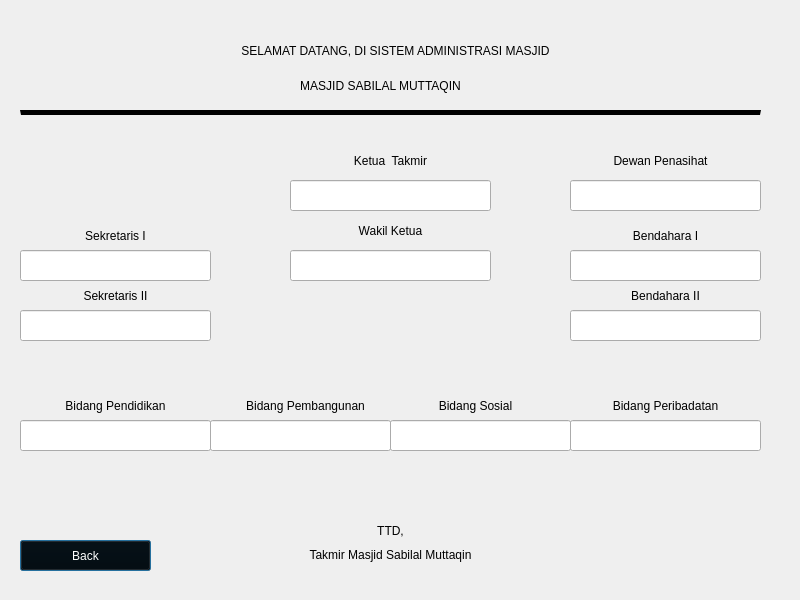
<?xml version="1.0" encoding="UTF-8"?>
<ui version="4.0">
 <class>Dialog</class>
 <widget class="QDialog" name="Dialog">
  <property name="geometry">
   <rect>
    <x>0</x>
    <y>0</y>
    <width>800</width>
    <height>600</height>
   </rect>
  </property>
  <property name="windowTitle">
   <string>Dialog</string>
  </property>
  <widget class="QLabel" name="label_7">
   <property name="geometry">
    <rect>
     <x>570</x>
     <y>280</y>
     <width>191</width>
     <height>31</height>
    </rect>
   </property>
   <property name="styleSheet">
    <string notr="true">font: 75 12pt &quot;MS Shell Dlg 2&quot;;</string>
   </property>
   <property name="text">
    <string>Bendahara II</string>
   </property>
   <property name="alignment">
    <set>Qt::AlignCenter</set>
   </property>
  </widget>
  <widget class="QLineEdit" name="lineEdit_6">
   <property name="geometry">
    <rect>
     <x>570</x>
     <y>310</y>
     <width>191</width>
     <height>31</height>
    </rect>
   </property>
   <property name="text">
    <string/>
   </property>
   <property name="alignment">
    <set>Qt::AlignCenter</set>
   </property>
   <property name="readOnly">
    <bool>true</bool>
   </property>
  </widget>
  <widget class="QLabel" name="Takmir2">
   <property name="geometry">
    <rect>
     <x>250</x>
     <y>539</y>
     <width>281</width>
     <height>31</height>
    </rect>
   </property>
   <property name="styleSheet">
    <string notr="true">font: 14pt &quot;MS Shell Dlg 2&quot;;</string>
   </property>
   <property name="text">
    <string>Takmir Masjid Sabilal Muttaqin</string>
   </property>
   <property name="alignment">
    <set>Qt::AlignCenter</set>
   </property>
  </widget>
  <widget class="QLabel" name="label_13">
   <property name="geometry">
    <rect>
     <x>380</x>
     <y>390</y>
     <width>191</width>
     <height>31</height>
    </rect>
   </property>
   <property name="styleSheet">
    <string notr="true">font: 75 12pt &quot;MS Shell Dlg 2&quot;;</string>
   </property>
   <property name="text">
    <string>Bidang Sosial</string>
   </property>
   <property name="alignment">
    <set>Qt::AlignCenter</set>
   </property>
  </widget>
  <widget class="QPushButton" name="pushButton_2">
   <property name="geometry">
    <rect>
     <x>20</x>
     <y>540</y>
     <width>131</width>
     <height>31</height>
    </rect>
   </property>
   <property name="styleSheet">
    <string notr="true">background-color: rgb(0, 0, 0);
color: rgb(255, 255, 255);
font: 75 12pt &quot;MS Shell Dlg 2&quot;;</string>
   </property>
   <property name="text">
    <string>Back</string>
   </property>
  </widget>
  <widget class="QLabel" name="label_12">
   <property name="geometry">
    <rect>
     <x>20</x>
     <y>390</y>
     <width>191</width>
     <height>31</height>
    </rect>
   </property>
   <property name="styleSheet">
    <string notr="true">font: 75 12pt &quot;MS Shell Dlg 2&quot;;</string>
   </property>
   <property name="text">
    <string>Bidang Pendidikan</string>
   </property>
   <property name="alignment">
    <set>Qt::AlignCenter</set>
   </property>
  </widget>
  <widget class="QLabel" name="label_4">
   <property name="geometry">
    <rect>
     <x>290</x>
     <y>220</y>
     <width>201</width>
     <height>21</height>
    </rect>
   </property>
   <property name="styleSheet">
    <string notr="true">font: 75 12pt &quot;MS Shell Dlg 2&quot;;</string>
   </property>
   <property name="text">
    <string>Wakil Ketua</string>
   </property>
   <property name="alignment">
    <set>Qt::AlignCenter</set>
   </property>
  </widget>
  <widget class="QLineEdit" name="lineEdit_3">
   <property name="geometry">
    <rect>
     <x>20</x>
     <y>310</y>
     <width>191</width>
     <height>31</height>
    </rect>
   </property>
   <property name="text">
    <string/>
   </property>
   <property name="alignment">
    <set>Qt::AlignCenter</set>
   </property>
   <property name="readOnly">
    <bool>true</bool>
   </property>
  </widget>
  <widget class="QLineEdit" name="lineEdit_9">
   <property name="geometry">
    <rect>
     <x>210</x>
     <y>420</y>
     <width>181</width>
     <height>31</height>
    </rect>
   </property>
   <property name="text">
    <string/>
   </property>
   <property name="alignment">
    <set>Qt::AlignCenter</set>
   </property>
   <property name="readOnly">
    <bool>true</bool>
   </property>
  </widget>
  <widget class="QLabel" name="label_5">
   <property name="geometry">
    <rect>
     <x>20</x>
     <y>280</y>
     <width>191</width>
     <height>31</height>
    </rect>
   </property>
   <property name="styleSheet">
    <string notr="true">font: 75 12pt &quot;MS Shell Dlg 2&quot;;</string>
   </property>
   <property name="text">
    <string>Sekretaris II</string>
   </property>
   <property name="alignment">
    <set>Qt::AlignCenter</set>
   </property>
  </widget>
  <widget class="QLabel" name="label_15">
   <property name="geometry">
    <rect>
     <x>570</x>
     <y>390</y>
     <width>191</width>
     <height>31</height>
    </rect>
   </property>
   <property name="styleSheet">
    <string notr="true">font: 75 12pt &quot;MS Shell Dlg 2&quot;;</string>
   </property>
   <property name="text">
    <string>Bidang Peribadatan</string>
   </property>
   <property name="alignment">
    <set>Qt::AlignCenter</set>
   </property>
  </widget>
  <widget class="QLabel" name="Title2">
   <property name="geometry">
    <rect>
     <x>180</x>
     <y>70</y>
     <width>401</width>
     <height>31</height>
    </rect>
   </property>
   <property name="styleSheet">
    <string notr="true">font: 75 14pt &quot;Verdana&quot;;</string>
   </property>
   <property name="text">
    <string>MASJID SABILAL MUTTAQIN</string>
   </property>
   <property name="alignment">
    <set>Qt::AlignCenter</set>
   </property>
  </widget>
  <widget class="Line" name="line">
   <property name="geometry">
    <rect>
     <x>20</x>
     <y>110</y>
     <width>741</width>
     <height>20</height>
    </rect>
   </property>
   <property name="styleSheet">
    <string notr="true">border-top:5px solid black;</string>
   </property>
   <property name="orientation">
    <enum>Qt::Horizontal</enum>
   </property>
  </widget>
  <widget class="QLabel" name="label_6">
   <property name="geometry">
    <rect>
     <x>570</x>
     <y>220</y>
     <width>191</width>
     <height>31</height>
    </rect>
   </property>
   <property name="styleSheet">
    <string notr="true">font: 75 12pt &quot;MS Shell Dlg 2&quot;;</string>
   </property>
   <property name="text">
    <string>Bendahara I</string>
   </property>
   <property name="alignment">
    <set>Qt::AlignCenter</set>
   </property>
  </widget>
  <widget class="QLineEdit" name="lineEdit_11">
   <property name="geometry">
    <rect>
     <x>570</x>
     <y>420</y>
     <width>191</width>
     <height>31</height>
    </rect>
   </property>
   <property name="text">
    <string/>
   </property>
   <property name="alignment">
    <set>Qt::AlignCenter</set>
   </property>
   <property name="readOnly">
    <bool>true</bool>
   </property>
  </widget>
  <widget class="QLabel" name="Title">
   <property name="geometry">
    <rect>
     <x>20</x>
     <y>25</y>
     <width>751</width>
     <height>51</height>
    </rect>
   </property>
   <property name="styleSheet">
    <string notr="true">font: 75 20pt &quot;Verdana&quot;;</string>
   </property>
   <property name="text">
    <string>SELAMAT DATANG, DI SISTEM ADMINISTRASI MASJID</string>
   </property>
   <property name="alignment">
    <set>Qt::AlignCenter</set>
   </property>
  </widget>
  <widget class="QLabel" name="label_3">
   <property name="geometry">
    <rect>
     <x>560</x>
     <y>150</y>
     <width>201</width>
     <height>21</height>
    </rect>
   </property>
   <property name="styleSheet">
    <string notr="true">font: 75 12pt &quot;MS Shell Dlg 2&quot;;</string>
   </property>
   <property name="text">
    <string>Dewan Penasihat</string>
   </property>
   <property name="alignment">
    <set>Qt::AlignCenter</set>
   </property>
  </widget>
  <widget class="QLineEdit" name="lineEdit_7">
   <property name="geometry">
    <rect>
     <x>290</x>
     <y>250</y>
     <width>201</width>
     <height>31</height>
    </rect>
   </property>
   <property name="text">
    <string/>
   </property>
   <property name="alignment">
    <set>Qt::AlignCenter</set>
   </property>
   <property name="readOnly">
    <bool>true</bool>
   </property>
  </widget>
  <widget class="QLabel" name="Takmir2_2">
   <property name="geometry">
    <rect>
     <x>280</x>
     <y>520</y>
     <width>221</width>
     <height>21</height>
    </rect>
   </property>
   <property name="styleSheet">
    <string notr="true">font: 12pt &quot;MS Shell Dlg 2&quot;;</string>
   </property>
   <property name="text">
    <string>TTD,</string>
   </property>
   <property name="alignment">
    <set>Qt::AlignCenter</set>
   </property>
  </widget>
  <widget class="QLabel" name="label_14">
   <property name="geometry">
    <rect>
     <x>210</x>
     <y>390</y>
     <width>191</width>
     <height>31</height>
    </rect>
   </property>
   <property name="styleSheet">
    <string notr="true">font: 75 12pt &quot;MS Shell Dlg 2&quot;;</string>
   </property>
   <property name="text">
    <string>Bidang Pembangunan</string>
   </property>
   <property name="alignment">
    <set>Qt::AlignCenter</set>
   </property>
  </widget>
  <widget class="QLabel" name="label_2">
   <property name="geometry">
    <rect>
     <x>20</x>
     <y>220</y>
     <width>191</width>
     <height>31</height>
    </rect>
   </property>
   <property name="styleSheet">
    <string notr="true">font: 75 12pt &quot;MS Shell Dlg 2&quot;;</string>
   </property>
   <property name="text">
    <string>Sekretaris I</string>
   </property>
   <property name="alignment">
    <set>Qt::AlignCenter</set>
   </property>
  </widget>
  <widget class="QLineEdit" name="lineEdit">
   <property name="geometry">
    <rect>
     <x>290</x>
     <y>180</y>
     <width>201</width>
     <height>31</height>
    </rect>
   </property>
   <property name="text">
    <string/>
   </property>
   <property name="alignment">
    <set>Qt::AlignCenter</set>
   </property>
   <property name="readOnly">
    <bool>true</bool>
   </property>
  </widget>
  <widget class="QLineEdit" name="lineEdit_10">
   <property name="geometry">
    <rect>
     <x>390</x>
     <y>420</y>
     <width>181</width>
     <height>31</height>
    </rect>
   </property>
   <property name="text">
    <string/>
   </property>
   <property name="alignment">
    <set>Qt::AlignCenter</set>
   </property>
   <property name="readOnly">
    <bool>true</bool>
   </property>
  </widget>
  <widget class="QLineEdit" name="lineEdit_2">
   <property name="geometry">
    <rect>
     <x>20</x>
     <y>250</y>
     <width>191</width>
     <height>31</height>
    </rect>
   </property>
   <property name="text">
    <string/>
   </property>
   <property name="alignment">
    <set>Qt::AlignCenter</set>
   </property>
   <property name="readOnly">
    <bool>true</bool>
   </property>
  </widget>
  <widget class="QLineEdit" name="lineEdit_8">
   <property name="geometry">
    <rect>
     <x>20</x>
     <y>420</y>
     <width>191</width>
     <height>31</height>
    </rect>
   </property>
   <property name="text">
    <string/>
   </property>
   <property name="alignment">
    <set>Qt::AlignCenter</set>
   </property>
   <property name="readOnly">
    <bool>true</bool>
   </property>
  </widget>
  <widget class="QLabel" name="label">
   <property name="geometry">
    <rect>
     <x>290</x>
     <y>150</y>
     <width>201</width>
     <height>21</height>
    </rect>
   </property>
   <property name="styleSheet">
    <string notr="true">font: 75 12pt &quot;MS Shell Dlg 2&quot;;</string>
   </property>
   <property name="text">
    <string>Ketua  Takmir</string>
   </property>
   <property name="alignment">
    <set>Qt::AlignCenter</set>
   </property>
  </widget>
  <widget class="QLineEdit" name="lineEdit_4">
   <property name="geometry">
    <rect>
     <x>570</x>
     <y>180</y>
     <width>191</width>
     <height>31</height>
    </rect>
   </property>
   <property name="text">
    <string/>
   </property>
   <property name="alignment">
    <set>Qt::AlignCenter</set>
   </property>
   <property name="readOnly">
    <bool>true</bool>
   </property>
  </widget>
  <widget class="QLineEdit" name="lineEdit_5">
   <property name="geometry">
    <rect>
     <x>570</x>
     <y>250</y>
     <width>191</width>
     <height>31</height>
    </rect>
   </property>
   <property name="text">
    <string/>
   </property>
   <property name="alignment">
    <set>Qt::AlignCenter</set>
   </property>
   <property name="readOnly">
    <bool>true</bool>
   </property>
  </widget>
 </widget>
 <resources/>
 <connections/>
</ui>
